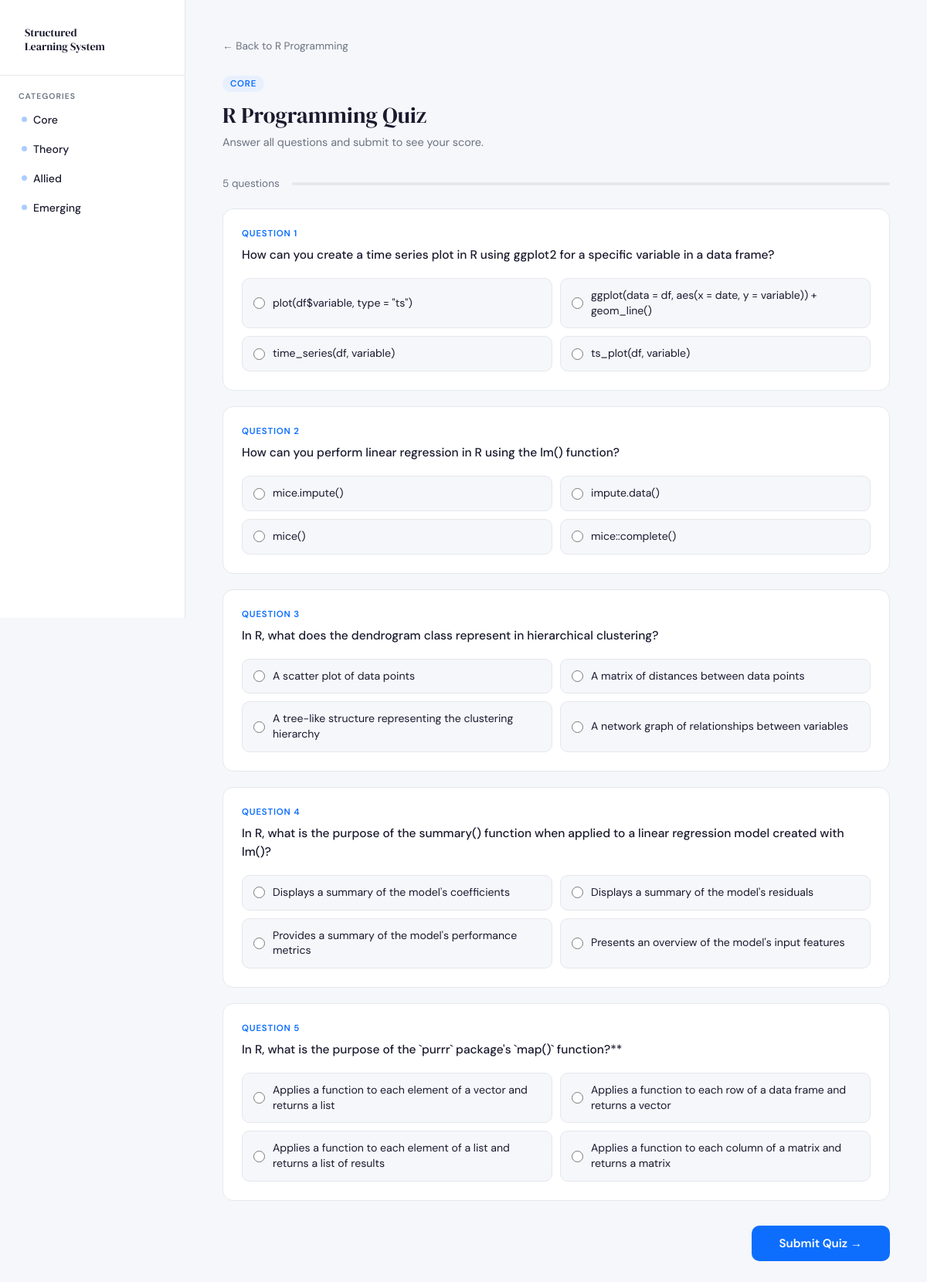
Screenshot of /quiz/6/ with the database file from the repository.
### learning/models.py (models this page shows, shortened)
class Subject(models.Model):
    CATEGORY_CHOICES = [
        ('core', 'Core & Practical'),
        ('theory', 'Theoretical Foundations'),
        ('allied', 'Allied & Supporting'),
        ('emerging', 'Emerging Skills'),
    ]
    name = models.CharField(max_length=200)
    category = models.CharField(max_length=20, choices=CATEGORY_CHOICES)
    description = models.TextField(blank=True)
    youtube_link = models.URLField(blank=True, null=True)
    course_link = models.URLField(blank=True, null=True)
    thumbnail = models.ImageField(upload_to='thumbnails/', blank=True, null=True)

class Quiz(models.Model):
    subject = models.ForeignKey(Subject, on_delete=models.CASCADE)
    question = models.CharField(max_length=5000)
    option1 = models.CharField(max_length=2000)
    option2 = models.CharField(max_length=2000)
    option3 = models.CharField(max_length=2000)
    option4 = models.CharField(max_length=2000)
    correct_answer = models.CharField(max_length=200)

### learning/views.py (the view, shortened to what this page needs)
# urls.py: path('quiz/<int:subject_id>/', views.quiz_view, name='quiz'),
def quiz_view(request, subject_id):
    subject = get_object_or_404(Subject, pk=subject_id)
    quiz    = Quiz.objects.filter(subject=subject)
    quiz_list = list(quiz)
    random.shuffle(quiz_list)
    return render(request, "quiz.html", {
        "quiz":    quiz_list,
        "subject": subject,
        "score":   None,
    })

### learning/templates/quiz.html (shortened to what this page needs)
<!DOCTYPE html>
<html>
<head>
</head>
<body>
<div class="sidebar">
    <div class="sidebar-logo">
        <a href="{% url 'home' %}">Structured<br>Learning System</a>
    </div>
    <div class="sidebar-section">
        <div class="sidebar-label">Categories</div>
        <a href="{% url 'home' %}#core"><span class="sidebar-dot"></span> Core</a>
        <a href="{% url 'home' %}#theory"><span class="sidebar-dot"></span> Theory</a>
        <a href="{% url 'home' %}#allied"><span class="sidebar-dot"></span> Allied</a>
        <a href="{% url 'home' %}#emerging"><span class="sidebar-dot"></span> Emerging</a>
    </div>
</div>
<div class="main-content">
    <a href="{% url 'subject_detail' subject.id %}" class="back-link">
        ← Back to {{ subject.name }}
    </a>
    <div class="quiz-header">
        <div class="subject-tag">{{ subject.category }}</div>
        <h1>{{ subject.name }} Quiz</h1>
        <p>Answer all questions and submit to see your score.</p>
    </div>
    {% if quiz %}
        <div class="quiz-meta">
            <span class="questions-count">{{ quiz|length }} question{{ quiz|length|pluralize }}</span>
            <div class="quiz-progress-bar">
            </div>
        </div>
        <form method="POST" id="quizForm">
            <div class="questions-wrap">
                {% if score is not None %}
                    {% for r in results %}
                    <div class="question-card" style="animation-delay: {{ forloop.counter0 }}00ms">
                        <div class="question-number">Question {{ forloop.counter }}</div>
                        <div class="question-text">{{ r.question }}</div>
                        <div class="options-grid">
                            <label class="option-label {{ r.opt1_class }}">
                                <input type="radio" name="{{ r.id }}" value="{{ r.option1 }}" disabled
                                    {% if r.user == r.option1 %}checked{% endif %}>
                                {{ r.option1 }}
                                {% if r.option1 == r.correct %}<span class="answer-badge">✓ Correct</span>
                                {% elif r.user == r.option1 %}<span class="answer-badge">✗ Wrong</span>{% endif %}
                            </label>
                            <label class="option-label {{ r.opt2_class }}">
                                <input type="radio" name="{{ r.id }}" value="{{ r.option2 }}" disabled
                                    {% if r.user == r.option2 %}checked{% endif %}>
                                {{ r.option2 }}
                                {% if r.option2 == r.correct %}<span class="answer-badge">✓ Correct</span>
                                {% elif r.user == r.option2 %}<span class="answer-badge">✗ Wrong</span>{% endif %}
                            </label>
                            <label class="option-label {{ r.opt3_class }}">
                                <input type="radio" name="{{ r.id }}" value="{{ r.option3 }}" disabled
                                    {% if r.user == r.option3 %}checked{% endif %}>
                                {{ r.option3 }}
                                {% if r.option3 == r.correct %}<span class="answer-badge">✓ Correct</span>
                                {% elif r.user == r.option3 %}<span class="answer-badge">✗ Wrong</span>{% endif %}
                            </label>
                            <label class="option-label {{ r.opt4_class }}">
                                <input type="radio" name="{{ r.id }}" value="{{ r.option4 }}" disabled
                                    {% if r.user == r.option4 %}checked{% endif %}>
                                {{ r.option4 }}
                                {% if r.option4 == r.correct %}<span class="answer-badge">✓ Correct</span>
                                {% elif r.user == r.option4 %}<span class="answer-badge">✗ Wrong</span>{% endif %}
                            </label>
                        </div>
                    </div>
                    {% endfor %}
                {% else %}
                    {% for q in quiz %}
                    <div class="question-card" style="animation-delay: {{ forloop.counter0 }}00ms">
                        <div class="question-number">Question {{ forloop.counter }}</div>
                        <div class="question-text">{{ q.question }}</div>
                        <div class="options-grid">
                            <label class="option-label">
                                <input type="radio" name="{{ q.id }}" value="{{ q.option1 }}">
                                {{ q.option1 }}
                            </label>
                            <label class="option-label">
                                <input type="radio" name="{{ q.id }}" value="{{ q.option2 }}">
                                {{ q.option2 }}
                            </label>
                            <label class="option-label">
                                <input type="radio" name="{{ q.id }}" value="{{ q.option3 }}">
                                {{ q.option3 }}
                            </label>
                            <label class="option-label">
                                <input type="radio" name="{{ q.id }}" value="{{ q.option4 }}">
                                {{ q.option4 }}
                            </label>
                        </div>
                    </div>
                    {% endfor %}
                {% endif %}
            </div>
            {% if score is None %}
            <div class="quiz-footer">
                <button type="submit" class="btn-submit">Submit Quiz →</button>
            </div>
            {% endif %}
        </form>
    {% else %}
        <div class="empty-quiz">
            <div style="font-size:2rem;">📭</div>
            <p>No questions available for this subject yet.</p>
        </div>
    {% endif %}
</div>
</body>
</html>

### learning/templates/quiz.html (style rules this page uses)
*, *::before, *::after { box-sizing: border-box; margin: 0; padding: 0; }
:root { --blue: #0d6efd; --blue-light: #e8f0fe; --blue-dark: #0a58ca; --text: #1a1a2e; --text-muted: #6b7280; --bg: #f5f7fb; --white: #ffffff; --border: #e5e7eb; --success: #10b981; --success-light: #d1fae5; --danger: #ef4444; --danger-light: #fee2e2; --sidebar-width: 240px; }
body { font-family: 'DM Sans', sans-serif; background: var(--bg); color: var(--text); display: flex; min-height: 100vh; }
.sidebar { width: var(--sidebar-width); background: var(--white); border-right: 1px solid var(--border); height: 100vh; position: fixed; top: 0; left: 0; display: flex; flex-direction: column; overflow-y: auto; }
.sidebar-logo { padding: 24px 20px 16px; border-bottom: 1px solid var(--border); }
.sidebar-logo a { font-family: 'DM Serif Display', serif; font-size: 1.1rem; color: var(--blue); line-height: 1.3; display: block; text-decoration: none; }
.sidebar-section { padding: 20px 16px 8px; }
.sidebar-label { font-size: 0.65rem; font-weight: 600; letter-spacing: 0.1em; text-transform: uppercase; color: var(--text-muted); padding: 0 8px; margin-bottom: 6px; }
.sidebar a { display: flex; align-items: center; gap: 8px; text-decoration: none; color: var(--text); padding: 9px 12px; border-radius: 8px; font-size: 0.88rem; font-weight: 500; transition: background 0.15s, color 0.15s; margin-bottom: 2px; }
.sidebar-dot { width: 7px; height: 7px; border-radius: 50%; background: var(--blue); opacity: 0.35; flex-shrink: 0; }
.main-content { margin-left: var(--sidebar-width); flex: 1; min-width: 0; padding: 48px; max-width: calc(100% - var(--sidebar-width)); }
.back-link { display: inline-flex; align-items: center; gap: 6px; font-size: 0.85rem; color: var(--text-muted); text-decoration: none; margin-bottom: 28px; transition: color 0.15s; }
.quiz-header { margin-bottom: 36px; }
.quiz-header .subject-tag { font-size: 0.72rem; font-weight: 600; color: var(--blue); background: var(--blue-light); padding: 3px 10px; border-radius: 99px; text-transform: uppercase; letter-spacing: 0.06em; display: inline-block; margin-bottom: 10px; }
.quiz-header h1 { font-family: 'DM Serif Display', serif; font-size: 1.8rem; font-weight: 400; color: var(--text); margin-bottom: 6px; }
.quiz-header p { color: var(--text-muted); font-size: 0.9rem; }
.quiz-meta { display: flex; align-items: center; justify-content: space-between; margin-bottom: 24px; gap: 16px; }
.questions-count { font-size: 0.85rem; color: var(--text-muted); white-space: nowrap; }
.quiz-progress-bar { flex: 1; height: 4px; background: var(--border); border-radius: 99px; overflow: hidden; }
.questions-wrap { display: flex; flex-direction: column; gap: 20px; }
.question-card { background: var(--white); border: 1px solid var(--border); border-radius: 14px; padding: 24px; animation: fadeUp 0.3s ease both; }
.question-number { font-size: 0.72rem; font-weight: 600; color: var(--blue); text-transform: uppercase; letter-spacing: 0.07em; margin-bottom: 8px; }
.question-text { font-size: 0.97rem; font-weight: 500; line-height: 1.55; margin-bottom: 18px; color: var(--text); }
.options-grid { display: grid; grid-template-columns: 1fr 1fr; gap: 10px; }
.option-label { display: flex; align-items: center; gap: 10px; padding: 12px 14px; border: 1.5px solid var(--border); border-radius: 10px; cursor: pointer; font-size: 0.88rem; transition: all 0.15s; line-height: 1.4; background: var(--bg); user-select: none; }
.option-label input[type="radio"] { accent-color: var(--blue); width: 15px; height: 15px; flex-shrink: 0; }
.quiz-footer { margin-top: 32px; display: flex; justify-content: flex-end; }
.btn-submit { padding: 13px 36px; background: var(--blue); color: white; border: none; border-radius: 10px; font-size: 0.95rem; font-weight: 600; font-family: 'DM Sans', sans-serif; cursor: pointer; transition: background 0.15s, transform 0.1s; }

### rows the page displays
Subject: name "R Programming", category "CORE"
Quiz: question "How can you create a time series plot in R using ggplot2 for a specific variable in a data frame?", option1 "plot(df$variable, type = \"ts\")", option2 "ggplot(data = df, aes(x = date, y = variable)) + geom_line()", option3 "time_series(df, variable)", option4 "ts_plot(df, variable)"
Quiz: question "How can you perform linear regression in R using the lm() function?", option1 "mice.impute()", option2 "impute.data()", option3 "mice()", option4 "mice::complete()"
Quiz: question "In R, what does the dendrogram class represent in hierarchical clustering?", option1 "A scatter plot of data points", option2 "A matrix of distances between data points", option3 "A tree-like structure representing the clustering hierarchy", option4 "A network graph of relationships between variables"
Quiz: question "In R, what is the purpose of the summary() function when applied to a linear regression model created with lm()?", option1 "Displays a summary of the model's coefficients", option2 "Displays a summary of the model's residuals", option3 "Provides a summary of the model's performance metrics", option4 "Presents an overview of the model's input features"
Quiz: question "In R, what is the purpose of the `purrr` package's `map()` function?**", option1 "Applies a function to each element of a vector and returns a list", option2 "Applies a function to each row of a data frame and returns a vector", option3 "Applies a function to each element of a list and returns a list of results", option4 "Applies a function to each column of a matrix and returns a matrix"

### other values shown
{{ quiz|length }} "5"
